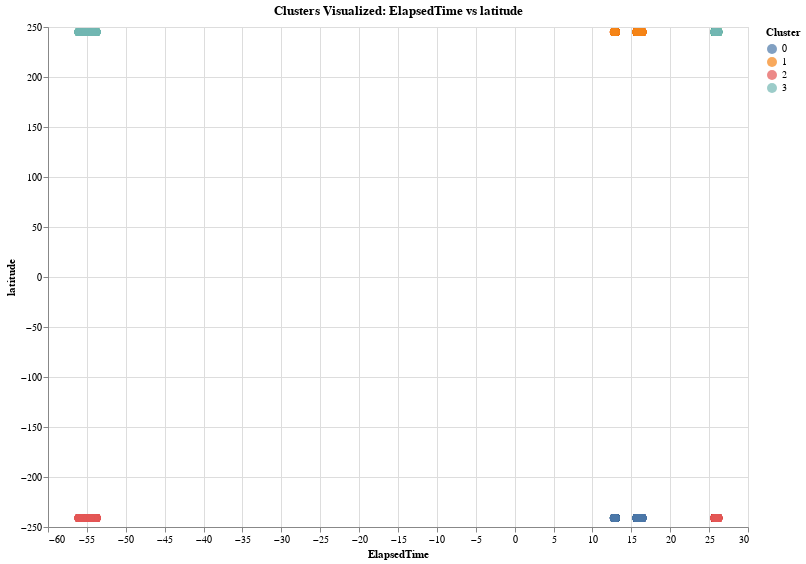

The cell this chart's notebook holds for it:
### Code cell
import altair as alt
import pandas as pd

alt.data_transformers.disable_max_rows()


# Load clustered data
df = pd.read_csv("clustered_flight_data.csv")

df['cluster'] = df['cluster'].astype(str)

# Select 2D features for the plot (you can switch to PCA/t-SNE later)
x_feature = 'ElapsedTime'
y_feature = 'latitude'

# Build the interactive plot
chart = alt.Chart(df).mark_circle(size=60).encode(
    x=alt.X(x_feature, title=x_feature),
    y=alt.Y(y_feature, title=y_feature),
    color=alt.Color('cluster:N', title='Cluster'),
    tooltip=[
        'cluster:N',
        'latitude', 'longitude',
        'datetime_sin', 'datetime_cos',
        'ElapsedTime', 'MinWaitTime', 'MaxWaitTime',
        'BagNumber', 'MaxSpendingRange', 'DropOffRange'
    ]
).properties(
    title=f'Clusters Visualized: {x_feature} vs {y_feature}',
    width=700,
    height=500
).interactive()

chart

### Figure 1 — Vega-Lite specification as saved in the notebook (floating-point values rounded to 4 significant figures; data arrays with more than 128 entries replaced by an {"elided": "..."} marker saying what was removed)
{"config": {"view": {"continuousWidth": 300, "continuousHeight": 300}}, "data": {"name": "data-61fa0d9b6d56e9361568e968bbe55f46"}, "mark": {"type": "circle", "size": 60}, "encoding": {"color": {"field": "cluster", "title": "Cluster", "type": "nominal"}, "tooltip": [{"field": "cluster", "type": "nominal"}, {"field": "latitude", "type": "quantitative"}, {"field": "longitude", "type": "quantitative"}, {"field": "datetime_sin", "type": "quantitative"}, {"field": "datetime_cos", "type": "quantitative"}, {"field": "ElapsedTime", "type": "quantitative"}, {"field": "MinWaitTime", "type": "quantitative"}, {"field": "MaxWaitTime", "type": "quantitative"}, {"field": "BagNumber", "type": "quantitative"}, {"field": "MaxSpendingRange", "type": "quantitative"}, {"field": "DropOffRange", "type": "quantitative"}], "x": {"field": "ElapsedTime", "title": "ElapsedTime", "type": "quantitative"}, "y": {"field": "latitude", "title": "latitude", "type": "quantitative"}}, "height": 500, "params": [{"name": "param_2", "select": {"type": "interval", "encodings": ["x", "y"]}, "bind": "scales"}], "title": "Clusters Visualized: ElapsedTime vs latitude", "width": 700, "$schema": "https://vega.github.io/schema/vega-lite/v5.20.1.json", "datasets": {"data-61fa0d9b6d56e9361568e968bbe55f46": {"elided": "10000 records"}}}
